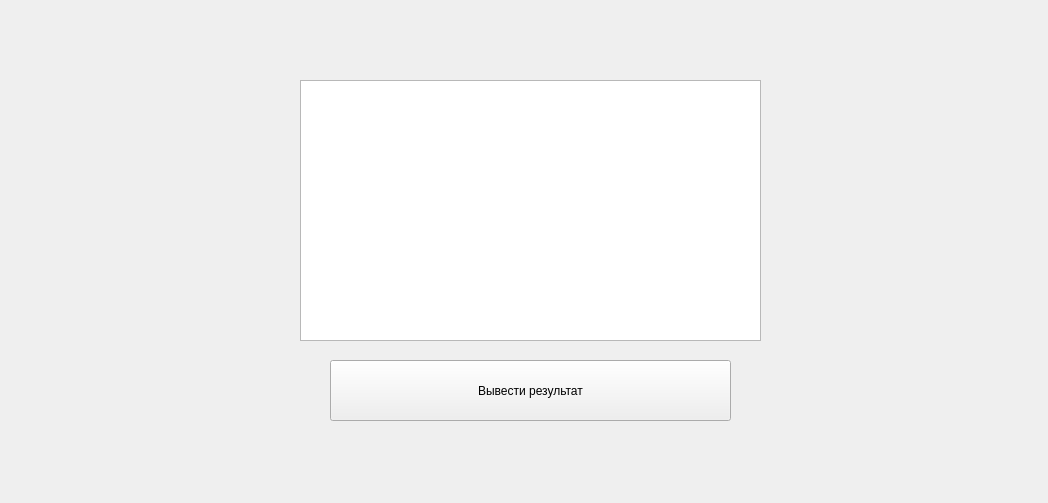
<?xml version="1.0" encoding="UTF-8"?>
<ui version="4.0">
 <class>Form</class>
 <widget class="QWidget" name="Form">
  <property name="geometry">
   <rect>
    <x>0</x>
    <y>0</y>
    <width>1048</width>
    <height>503</height>
   </rect>
  </property>
  <property name="windowTitle">
   <string>Form</string>
  </property>
  <widget class="QTextBrowser" name="textBrowser">
   <property name="geometry">
    <rect>
     <x>300</x>
     <y>80</y>
     <width>461</width>
     <height>261</height>
    </rect>
   </property>
  </widget>
  <widget class="QPushButton" name="pushButton">
   <property name="geometry">
    <rect>
     <x>330</x>
     <y>360</y>
     <width>401</width>
     <height>61</height>
    </rect>
   </property>
   <property name="text">
    <string>Вывести результат</string>
   </property>
  </widget>
 </widget>
 <resources/>
 <connections/>
</ui>
